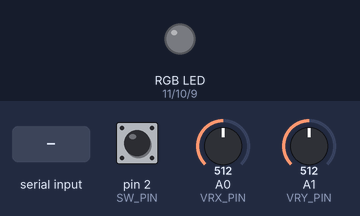
This sketch was run on a simulated Arduino Uno, built with avr-gcc and run on an emulated ATmega328P. Parts: an RGB LED mixed from three pins (HIGH = lit). The test bench sets the inputs (shaded band); at power-on: pin 2 (SW_PIN) HIGH, A0 (VRX_PIN) = 512, A1 (VRY_PIN) = 512. Dim RGB values are drawn brighter than linear; what the sketch prints to the serial monitor is not drawn.

Above: at 1.2 s.
1.3 s: "90,45,200\n" received over Serial
At 1.7 s:
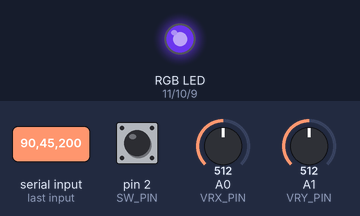
2.8 s: "30,150,10\n" received over Serial
At 4.0 s:
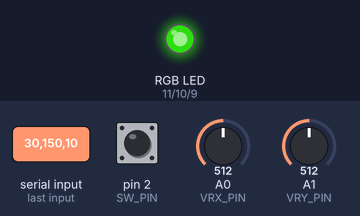
4.3 s: "1,90,45\n" received over Serial
At 5.2 s:
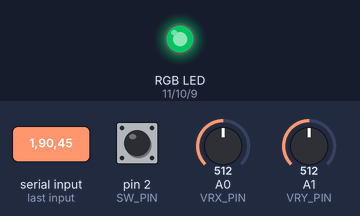
Timing chart, 0 to 7.3 s (numbered marks = the images above; inputs shaded):
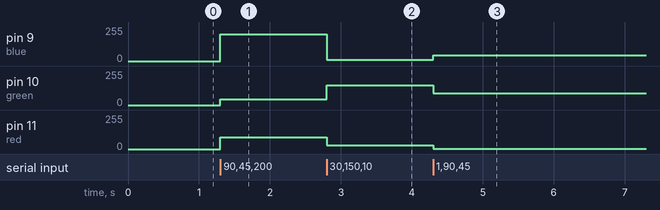

The sketch:

sketch_apr9a.ino
```cpp
#define VRX_PIN A0
#define VRY_PIN A1
#define SW_PIN 2
const int numReadings = 10;

int xReadings[numReadings];  // the readings from the analog input
int yReadings[numReadings];
int readIndex = 0;          // the index of the current reading
float xTotal, yTotal = 0;              // the running total
float xAverage, yAverage = 0;            // the average
float xStart, yStart;
bool start = false;
unsigned long lastTime = 0;
const int interval = 35;


const int red = 11;
const int green = 10;
const int blue = 9;
int brightness = 0;
char incomingData[4];
bool newData = false;
char endMarker = '\n';

void setup() {
  // put your setup code here, to run once:
  Serial.begin(57600);
  pinMode(SW_PIN, INPUT_PULLUP);

  pinMode(red, OUTPUT);
  pinMode(green, OUTPUT);
  pinMode(blue, OUTPUT);

  for(int i = 0; i < numReadings; i++){
    xReadings[i] = 0;
    yReadings[i] = 0;
  }
}

void loop() {
  // put your main code here, to run repeatedly:
  int x = analogRead(VRX_PIN);
  int y = analogRead(VRY_PIN);
  int sw = digitalRead(SW_PIN);


  xTotal = xTotal - xReadings[readIndex];
  yTotal = yTotal - yReadings[readIndex];
  // read from the sensor:
  xReadings[readIndex] = x;
  yReadings[readIndex] = y;
  // add the reading to the total:
  xTotal = xTotal + x;
  yTotal = yTotal + y;
  // advance to the next position in the array:
  readIndex = readIndex + 1;

  // calculate the average:
  xAverage = xTotal / numReadings;
  yAverage = yTotal / numReadings;

  // if we're at the end of the array...
  if (readIndex >= numReadings) {
    // ...wrap around to the beginning:
    readIndex = 0;
      if(!start){
      xStart = xAverage;
      yStart = yAverage;
      start = true;
    }
  }


  if(start){
    unsigned long now = millis();
    if(now - lastTime > interval){
      Serial.print(map( (xAverage - xStart), -520, 503, -10, 10));
      Serial.print(",");
      Serial.print(map( (yAverage - yStart), -520, 513, -10, 10));
      Serial.print(",");
      Serial.println(!sw);

      lastTime = now;
    }
  }

  while (Serial.available() > 0){
    int r = Serial.parseInt();
    int g = Serial.parseInt();
    int b = Serial.parseInt();

    r = constrain(r, 0, 255);
    g = constrain(g, 0, 255);
    b = constrain(b, 0, 255);

    if(Serial.read() == '\n'){
      analogWrite(red, r);
      analogWrite(green, g);
      analogWrite(blue, b);
    }


    // static byte i = 0;
    // char data = Serial.read();
    // if(data != endMarker){
    //   incomingData[i] = data;
    //   i++;
    // }
    // else{
    //   i = 0;
    //   newData = true;
    // }
  }

  // if(newData){
  //   analogWrite(red, r);
  //   analogWrite(green, g);
  //   analogWrite(blue, b);
  //   newData = false;
  // }


}
```

Measured:
- after the input at 1.3 s, pin 9 (blue): 0/255 → 200/255 at once; pin 10 (green): 0/255 → 45/255 at once; pin 11 (red): 0/255 → 90/255 at once
- after the input at 2.8 s, pin 9 (blue): 200/255 → 10/255 at once; pin 10 (green): 45/255 → 150/255 at once; pin 11 (red): 90/255 → 30/255 at once
- after the input at 4.3 s, pin 9 (blue): 10/255 → 45/255 at once; pin 10 (green): 150/255 → 90/255 at once; pin 11 (red): 30/255 → 1/255 at once
